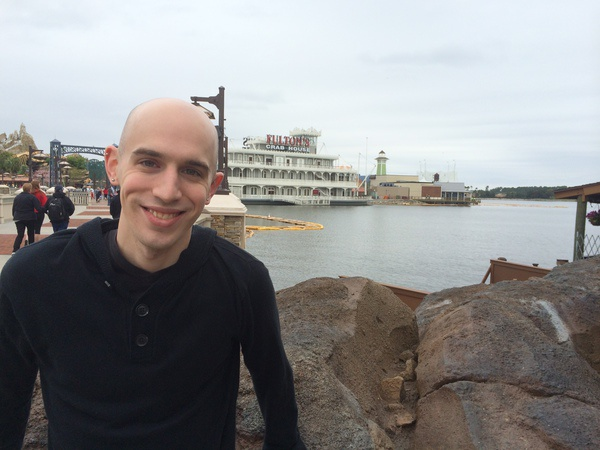
#> input picture 1_images/newimage.jpg, 600 x 450 px
$ python color_hist.py --image ../../1_images/newimage.jpg   (older library calls are emulated)
#> lines starting #> are read from the running program, lines starting #| are printed output that depends on the picture
### src/imageutils.py
import argparse
import cv2
import numpy as np
from enum import Enum
from enum import IntEnum


class Color(Enum):
    WHITE = 255, 255, 255
    GREEN = 0, 255, 0


class Axis(IntEnum):
    """Wraps `flipMode` values for `cv2.flip` function."""
    BOTH = -1
    VERTICAL = 0
    HORIZONTAL = 1


def parsed_args():
    """Parses required -i image path command-line argument."""
    ap = argparse.ArgumentParser()
    ap.add_argument("-i", "--image", required=True, help="Path to the image")
    return vars(ap.parse_args())


# [4 lines left out: function image_arg, not called in this run]


def image_with_gray_arg():
    """
    Attempts to retrieve image at `-i` command-line argument. Returns both
    the image and its grayscale version.
    :rtype: numpy.array, numpy.array
    """
    args = parsed_args()
    image = cv2.imread(args["image"])
#> image is the input picture: shape (450, 600, 3); mean B, G, R 139.9, 140.1, 141
    return image, cv2.cvtColor(image, cv2.COLOR_BGR2GRAY)


# [4 lines left out: function print_pixel, not called in this run]


def wait_and_destroy_all_windows():
    cv2.waitKey(0)
    cv2.destroyAllWindows()


# [4 lines left out: function check_opencv_version, not called in this run]


def is_cv2():
    return check_opencv_version("2.")


# [17 lines left out: functions rotated, translated, not called in this run]

### src/1_12_histograms/color_hist.py
import cv2
import matplotlib
matplotlib.use('macosx')
from matplotlib import pyplot as plt
from imageutils import image_with_gray_arg


def show_bgr_histogram(image, channels):
    colors = ("b", "g", "r")
    plt.figure()
    plt.title("Flattened Color Histogram")
    plt.xlabel("Bins")
    plt.ylabel("# of pixels")
    for chan, color in zip(channels, colors):
        hist = cv2.calcHist([chan], [0], None, [256], [0, 256])
        plt.plot(hist, color=color)
        plt.xlim([0, 256])


def show_2d_gb_histogram(figure, image, channels):
    ax = figure.add_subplot(131)
    hist = cv2.calcHist(
        [channels[1], channels[0]], [0, 1], None, [32, 32], [0, 256, 0, 256])
    p = ax.imshow(hist, interpolation="nearest")
    plt.colorbar(p)
    plt.xlabel("G")
    plt.ylabel("B")
    ax.set_title("GB Histogram")


def show_2d_gr_histogram(figure, image, channels):
    ax = figure.add_subplot(132)
    hist = cv2.calcHist(
        [channels[1], channels[2]], [0, 1], None, [32, 32], [0, 256, 0, 256])
    p = ax.imshow(hist, interpolation="nearest")
    plt.colorbar(p)
    plt.xlabel("G")
    plt.ylabel("R")
    ax.set_title("GR Histogram")


def show_2d_br_histogram(figure, image, channels):
    ax = figure.add_subplot(133)
    hist = cv2.calcHist(
        [channels[0], channels[2]], [0, 1], None, [32, 32], [0, 256, 0, 256])
    p = ax.imshow(hist, interpolation="nearest")
    plt.colorbar(p)
    plt.xlabel("B")
    plt.ylabel("R")
    ax.set_title("BR Histogram")
    print(f"BR 2D Histogram shape: {hist.shape}, {hist.flatten().shape[0]}")


image, gray_image = image_with_gray_arg()
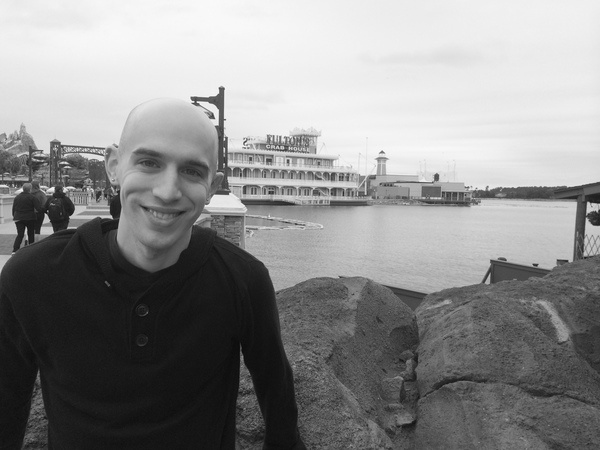
#> gray_image: shape (450, 600); min 9, max 253, mean 140.3
channels = cv2.split(image)
cv2.imshow("Original", image)
show_bgr_histogram(image, channels)
#> the loop in show_bgr_histogram, `for chan, color in zip(channels, colors):` made 3 passes
#> color on passes 1 to 3: 'b', 'g', 'r'
fig = plt.figure()
show_2d_gb_histogram(fig, image, channels)
#> in show_2d_gb_histogram, `hist = cv2.calcHist( [channels[1], channels[0]], [0, 1], None, [32, 32..`:
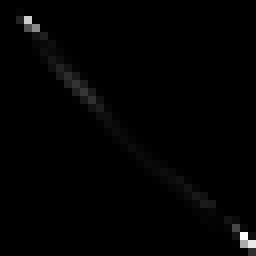
#> hist: shape (32, 32) float32 (shown 8 times larger); min 0, max 26514, mean 263.7; drawn with min black and max white
show_2d_gr_histogram(fig, image, channels)
#> in show_2d_gr_histogram, `hist = cv2.calcHist( [channels[1], channels[2]], [0, 1], None, [32, 32..`:
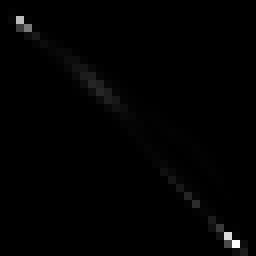
#> hist: shape (32, 32) float32 (shown 8 times larger); min 0, max 31587, mean 263.7; drawn with min black and max white
show_2d_br_histogram(fig, image, channels)
#| BR 2D Histogram shape: (32, 32), 1024
plt.show()
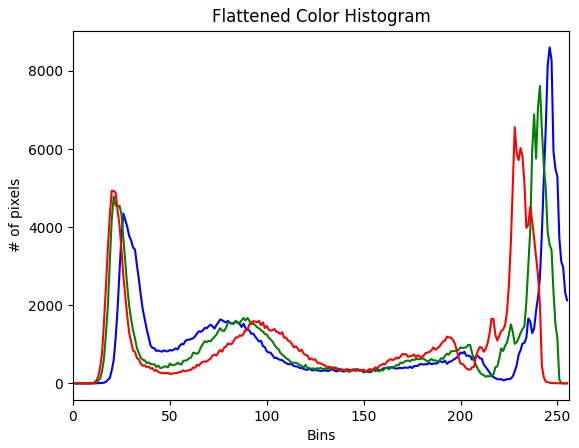
#> figure drawn by matplotlib, 1 panel; curve peaks at x = 246, y = 8601; curve peaks at x = 241, y = 7613; curve peaks at x = 228, y = 6560
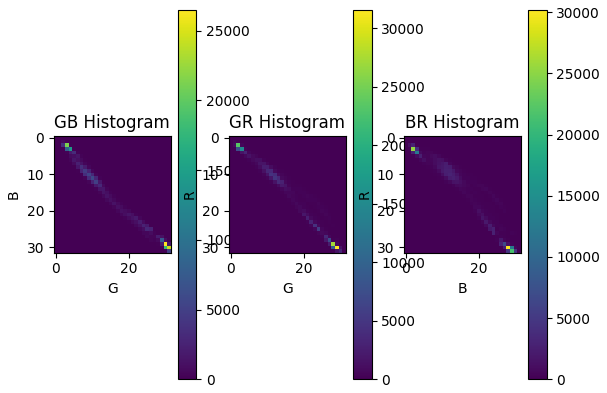
#> figure drawn by matplotlib, 6 panels

$ run again, on 1_images/giraffe.png
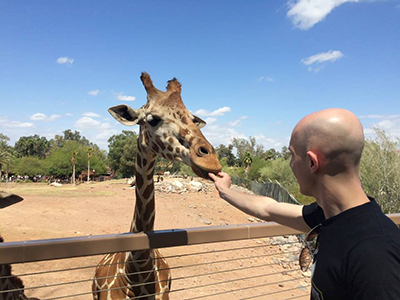
#> input picture 1_images/giraffe.png, 400 x 300 px
#> in image_with_gray_arg, image is the input picture: shape (300, 400, 3); mean B, G, R 150.5, 143.8, 139.8
#> `image, gray_image = image_with_gray_arg()`:
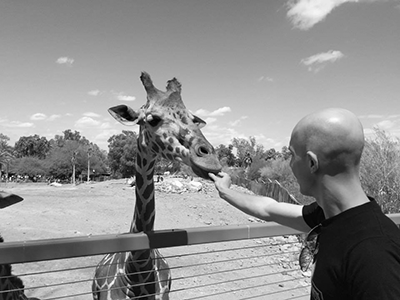
#> gray_image: shape (300, 400); min 0, max 255, mean 143.3
#> the loop in show_bgr_histogram, `for chan, color in zip(channels, colors):` made 3 passes
#> color on passes 1 to 3: 'b', 'g', 'r'
#| BR 2D Histogram shape: (32, 32), 1024
#> `plt.show()`:
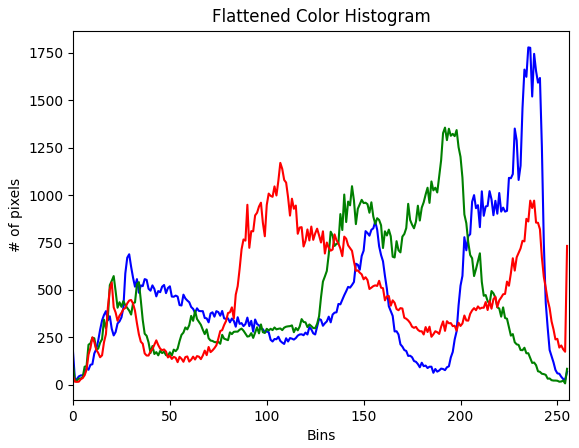
#> figure drawn by matplotlib, 1 panel; curve peaks at x = 235, y = 1779; curve peaks at x = 192, y = 1356; curve peaks at x = 107, y = 1170

$ run again, on 1_images/grand_canyon.png
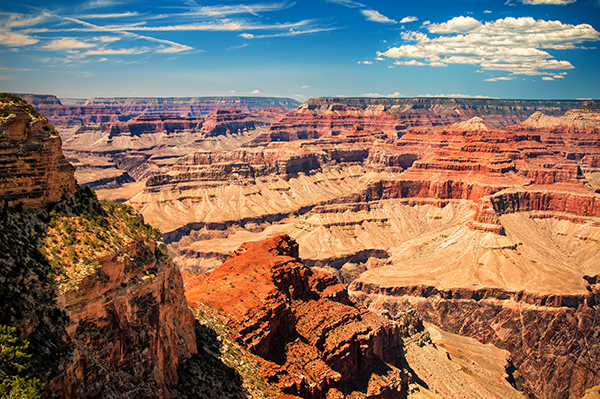
#> input picture 1_images/grand_canyon.png, 600 x 399 px
#> in image_with_gray_arg, image is the input picture: shape (399, 600, 3); mean B, G, R 97.3, 113.1, 138.6
#> `image, gray_image = image_with_gray_arg()`:
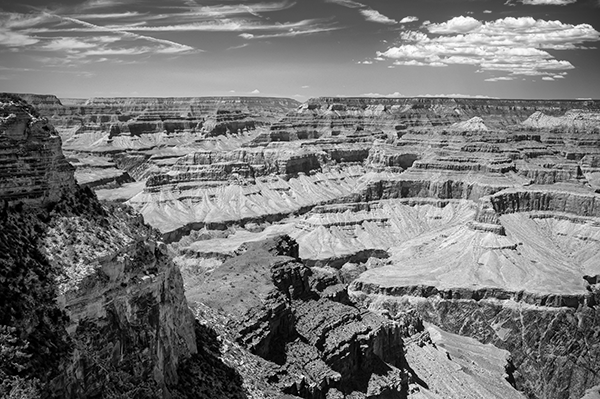
#> gray_image: shape (399, 600); min 0, max 255, mean 119
#> the loop in show_bgr_histogram, `for chan, color in zip(channels, colors):` made 3 passes
#> color on passes 1 to 3: 'b', 'g', 'r'
#| BR 2D Histogram shape: (32, 32), 1024
#> `plt.show()`:
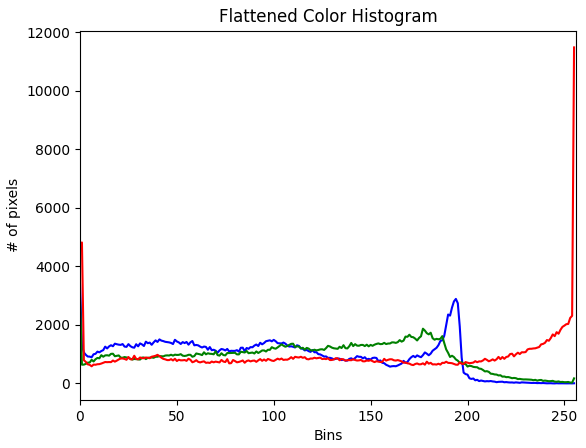
#> figure drawn by matplotlib, 1 panel; curve peaks at x = 0, y = 3416; curve peaks at x = 0, y = 2931; curve peaks at x = 255, y = 11487
